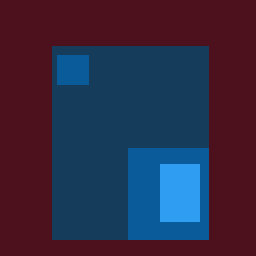
#> input picture Rectangles_0.png, 256 x 256 px
$ python sobel_edge_detect.py   (older library calls are emulated)
#> lines starting #> are read from the running program, lines starting #| are printed output that depends on the picture; after the words box and inside, x2 and y2 are one past the last pixel; in counts of white or black regions, pixels touching at a corner belong together
#sobel edge detection

import cv2

img = cv2.imread('Rectangles_0.png')
#> img is the input picture: shape (256, 256, 3); mean B, G, R 68.7, 42.8, 50.8
cv2.imshow("Rectangles", img)
cv2.waitKey(0)

#Convert to grayscale
img_gray = cv2.cvtColor(img, cv2.COLOR_BGR2GRAY)
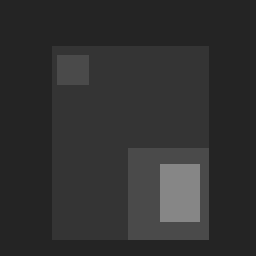
#> img_gray: shape (256, 256); min 36, max 134, mean 48.4
#Blur image
img_blur = cv2.GaussianBlur(img_gray, (3,3), 0)


# Sobel Edge Detection
# Sobel Edge Detection on the X axis
sobelx = cv2.Sobel(src=img_blur, ddepth=cv2.CV_64F, dx=1, dy=0, ksize=9)
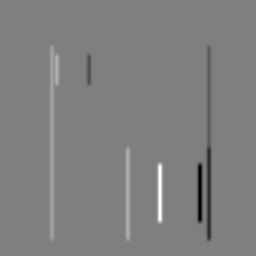
#> sobelx: shape (256, 256) float64; min -483840, max 483840, mean 0; drawn with min black and max white
# Sobel Edge Detection on the Y axis
sobely = cv2.Sobel(src=img_blur, ddepth=cv2.CV_64F, dx=0, dy=1, ksize=9)
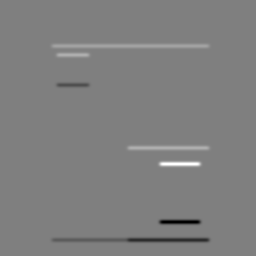
#> sobely: shape (256, 256) float64; min -483840, max 483840, mean 0; drawn with min black and max white
# Combined X and Y Sobel Edge Detection
sobelxy = cv2.Sobel(src=img_blur, ddepth=cv2.CV_64F, dx=1, dy=1, ksize=9)
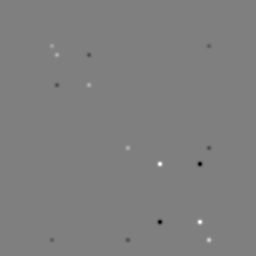
#> sobelxy: shape (256, 256) float64; min -59584, max 59584, mean 0; drawn with min black and max white

# Display Sobel Edge Detection Images
cv2.imshow('Sobel X', sobelx)
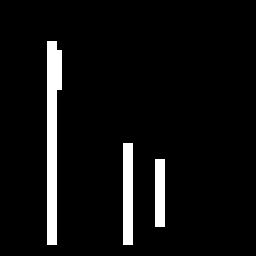
#> window 'Sobel X': shape (256, 256); 6% white; 3 white regions, box (x1, y1, x2, y2) and area: (47, 41, 62, 245) 2240, (123, 143, 133, 245) 1020, (155, 159, 165, 227) 680
cv2.waitKey(0)
cv2.imshow('Sobel Y', sobely)
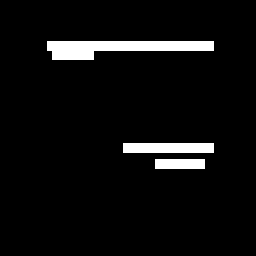
#> window 'Sobel Y': shape (256, 256); 5.3% white; 3 white regions, box (x1, y1, x2, y2) and area: (47, 41, 214, 60) 2048, (123, 143, 214, 153) 910, (155, 159, 205, 169) 500
cv2.waitKey(0)
cv2.imshow('Sobel X Y using Sobel() function', sobelxy)
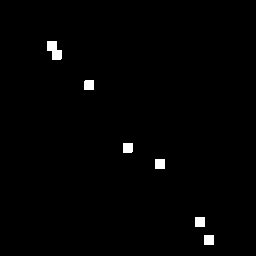
#> window 'Sobel X Y using Sobel() functi': shape (256, 256); 1.1% white; 6 white regions, box (x1, y1, x2, y2) and area: (47, 41, 62, 60) 194, (155, 159, 165, 169) 100, (195, 217, 205, 227) 100, (204, 235, 214, 245) 100, (84, 80, 94, 90) 99, (123, 143, 133, 153) 99
cv2.waitKey(0)
